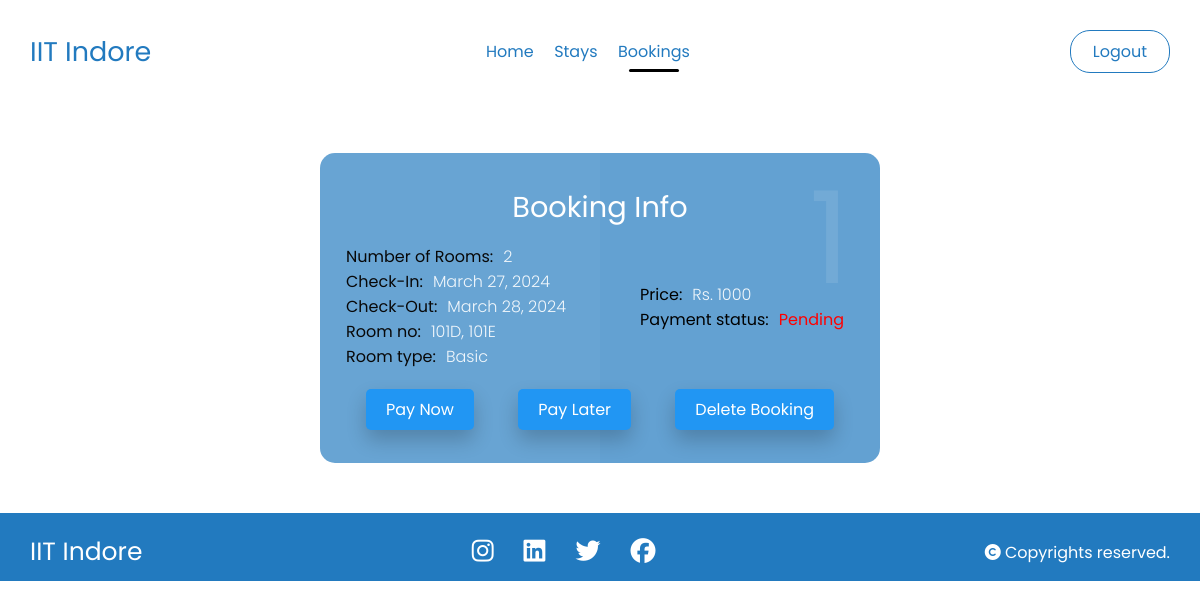
The page /bookings/ (signed in) on the database as committed earlier.
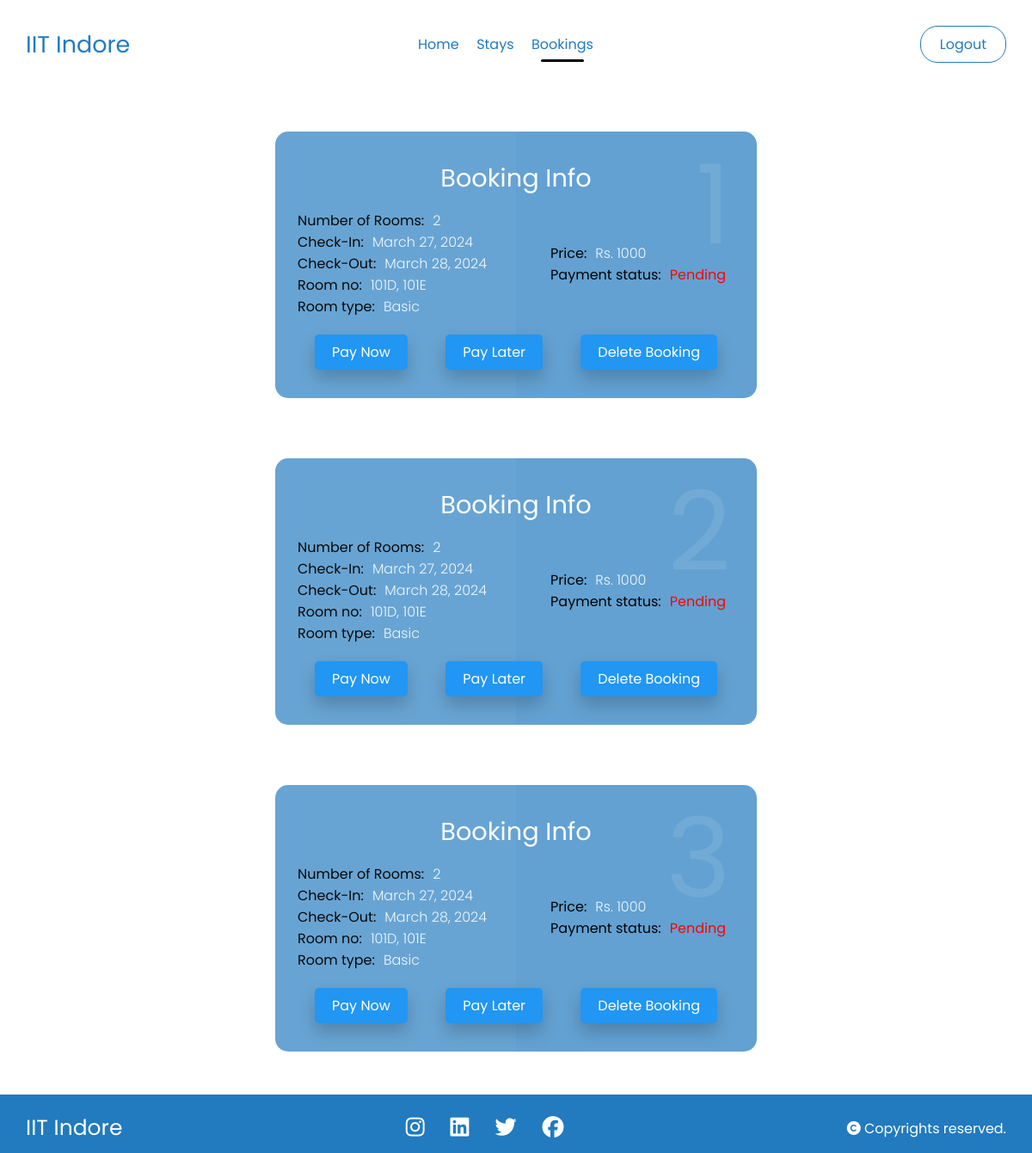
The same page on the database as committed later.
### hostel/models.py (models this page shows, shortened)
class Reservation(models.Model):
    ROOM_CHOICES = (
        ("1", "Basic"),
        ("2", "Premium"),
    )
    PAYMENT_CHOICES = (
        ('1', 'Pending'),
        ('2', 'Done'),
        ('3', 'Pay Later')
    )
    user = models.ForeignKey(User, on_delete=models.CASCADE)
    email = models.EmailField()
    phone_number = models.CharField(max_length=15)
    number_of_rooms = models.PositiveIntegerField()
    check_in_date = models.DateField()
    check_out_date = models.DateField()
    room_numbers = models.CharField(max_length=255, help_text="Enter room numbers separated by commas")
    price = models.PositiveIntegerField()
    room_type = models.CharField(max_length = 1, default = "1", choices = ROOM_CHOICES)
    payment_status = models.CharField(max_length=1, default='1', choices = PAYMENT_CHOICES)
    def get_room_numbers(self):
        return self.room_numbers.split(',')
    def set_room_numbers(self, room_numbers):
        self.room_numbers = ','.join(room_numbers)
    room_numbers_list = property(get_room_numbers, set_room_numbers)

### hostel/views.py (the view)
# urls.py: path('bookings/', views.bookings, name="bookings"),
@login_required(login_url='/login/')
def bookings(request):
    user_reservations = Reservation.objects.filter(user=request.user)
    return render(request, "bookings.html", {'user_reservations': user_reservations})

### templates/bookings.html (shortened to what this page needs)
{% load static %}
<!DOCTYPE html>
<html lang="en">
<head>
    <link rel="stylesheet" href="{% static 'navbar.css' %}">
  </head>
<body>
    <div class="nav1">
        <div>
          <h3>IIT Indore</h3>
        </div>
        <div class="headings">
          <a href="/">Home</a>
          <a href="/stays">Stays</a>
          <a href="/bookings" class="active">Bookings</a>
        </div>
          <div class="nav1-login">
            {% if user.is_authenticated %}
            <a href='{% url "logout" %}'>Logout</a>
            {% else %}
            <a href='{% url "login" %}'>Login</a>
            {% endif %}
          </div>
      </div>
      {% if user_reservations%}
        {% for reservation in user_reservations %}
        <div class="container">
          <div class="card">
            <div class="box">
              <div class="content">
                <h2>{{ forloop.counter }}</h2>
                <h3>Booking Info</h3>
                <div class="columns">
                  <div class="left">
                    <p><span>Number of Rooms:</span>{{ reservation.number_of_rooms }}</p>
                    <p><span>Check-In:</span>{{ reservation.check_in_date }}</p>
                    <p><span>Check-Out:</span>{{ reservation.check_out_date }}</p>
                    <p><span>Room no:</span>{{ reservation.room_numbers_list|join:", " }}</p>
                    <p><span>Room type:</span>{{ reservation.get_room_type_display }}</p>
                  </div>
                  <div class="right">
                    <p><span>Price:</span>Rs. {{ reservation.price }}</p>
                    {% if reservation.payment_status == '1' %}
                      <p><span>Payment status:</span><span style="color: red">{{ reservation.get_payment_status_display }}</span></p>
                    {% elif reservation.payment_status == '2' %}
                      <p><span>Payment status:</span><span style="color: green">{{ reservation.get_payment_status_display }}</span></p>
                    {% else %}
                      <p><span>Payment status:</span><span style="color: orange">{{ reservation.get_payment_status_display }}</span></p>
                    {% endif %}
                  </div>
                </div>
                <div class="btn-row">
                  <a href="" class="btn btn-primary">Pay Now</a>
                  <a href="" class="btn btn-secondary">Pay Later</a>
                  <a href="#" class="btn btn-danger" data-reservation-id="{{ reservation.id }}">Delete Booking</a>
                </div>
              </div>
            </div>
          </div>
        </div>
        {% endfor %}
      {% endif %}
    <footer>
        <div class="footer">
          <div class="info">
            <h4>IIT Indore</h4>
          </div>
          <div class="social">
            <ul>
              <li><a href="#"><i class="fa-brands fa-instagram"></i></a></li>
              <li><a href="#"><i class="fa-brands fa-linkedin"></i></a></li>
              <li><a href="#"><i class="fa-brands fa-twitter"></i></a></li>
              <li><a href="#"><i class="fa-brands fa-facebook"></i></a></li>
            </ul>
          </div>
          <div class="rights">
            <p><i class="fa-solid fa-copyright"></i> Copyrights reserved.</p>
          </div>
        </div>
    </footer>
</body>
</html>

Rows that differ between the two databases and show on the page:
added Reservation: number_of_rooms "2", check_in_date "March 27, 2024", check_out_date "March 28, 2024", room_numbers_list "101D, 101E", room_type "Basic", price "1000", payment_status "Pending"
added Reservation: number_of_rooms "2", check_in_date "March 27, 2024", check_out_date "March 28, 2024", room_numbers_list "101D, 101E", room_type "Basic", price "1000", payment_status "Pending"
